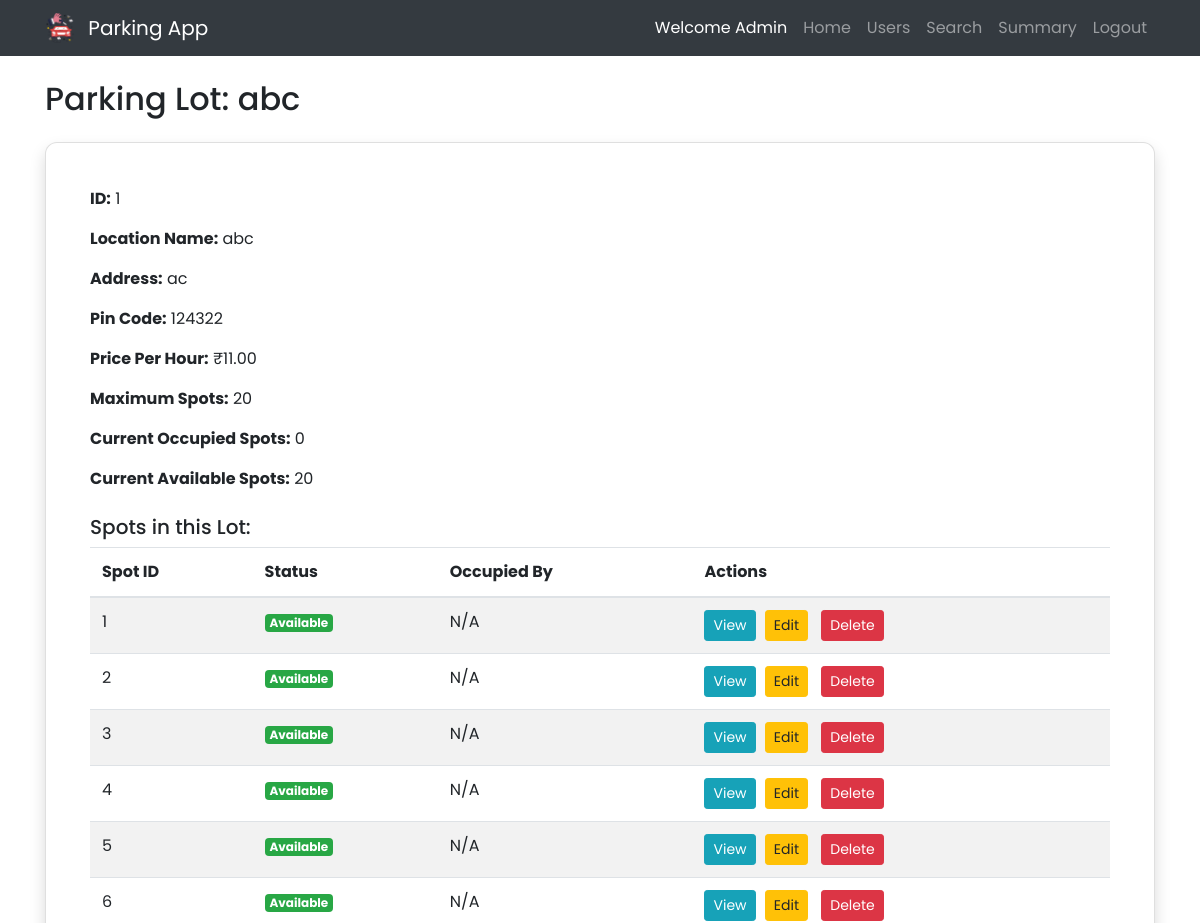
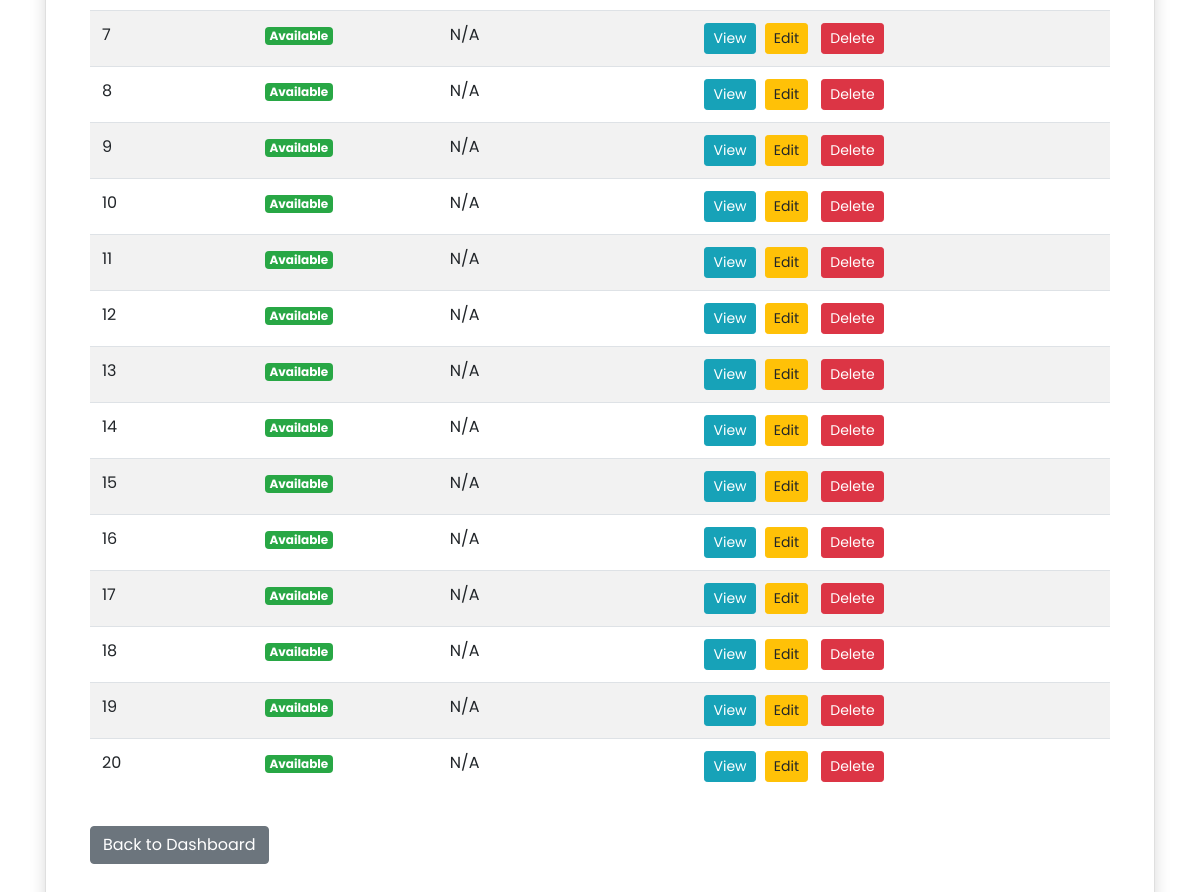
The app's page /admin/view_lot/1 (signed in) with its own data (2 pictures, top to bottom).
### models.py (models this page shows, shortened)
class ParkingLot(db.Model):
    __table_args__ = {'extend_existing': True}
    id = db.Column(db.Integer, primary_key=True)
    prime_location_name = db.Column(db.String(100), nullable=False)
    price = db.Column(db.Float, nullable=False) # Price per hour
    address = db.Column(db.String(200), nullable=False)
    pin_code = db.Column(db.String(10), unique=True, nullable=False) # Unique Pin Code
    maximum_number_of_spots = db.Column(db.Integer, nullable=False)
    spots = db.relationship('ParkingSpot', backref='lot', lazy=True, cascade="all, delete-orphan")
    @property
    def occupied_spots_count(self):
        return ParkingSpot.query.with_parent(self).filter_by(status='O').count()
    @property
    def available_spots_count(self):
        return ParkingSpot.query.with_parent(self).filter_by(status='A').count()

class ParkingSpot(db.Model):
    __table_args__ = {'extend_existing': True}
    id = db.Column(db.Integer, primary_key=True)
    lot_id = db.Column(db.Integer, db.ForeignKey('parking_lot.id'), nullable=False)
    status = db.Column(db.String(1), default='A', nullable=False)
    reservations = db.relationship('Reservation', backref='spot', lazy=True, cascade="all, delete-orphan")

### app.py (the view)
@app.route('/admin/view_lot/<int:lot_id>')
@login_required
def view_lot(lot_id):
    if not current_user.is_admin:
        flash('Unauthorized access', 'danger')
        return redirect(url_for('dashboard'))
    lot = ParkingLot.query.get_or_404(lot_id)
    return render_template('admin/view_lot.html', lot=lot)

### app.py (called while the page is built)
@login_manager.user_loader
def load_user(user_id):
    try:
        return db.session.get(User, int(user_id))
    except Exception as e:
        logging.error(f"Error loading user {user_id}: {e}")
        return None

@app.before_request
def protect_against_csrf():
    try:
        csrf.protect()
    except Exception as e:
        logging.error(f"CSRF protection error: {e}")
        flash('CSRF validation failed. Please try again.', 'danger')
        return redirect(url_for('dashboard'))

### templates/admin/view_lot.html (shortened to what this page needs)
{% extends "base.html" %}
{% block content %}
<h2 class="mb-4">Parking Lot: {{ lot.prime_location_name }}</h2>
<div class="card shadow p-4">
    <div class="card-body">
        <p><strong>ID:</strong> {{ lot.id }}</p>
        <p><strong>Location Name:</strong> {{ lot.prime_location_name }}</p>
        <p><strong>Address:</strong> {{ lot.address }}</p>
        <p><strong>Pin Code:</strong> {{ lot.pin_code }}</p>
        <p><strong>Price Per Hour:</strong> ₹{{ "%.2f"|format(lot.price) }}</p>
        <p><strong>Maximum Spots:</strong> {{ lot.maximum_number_of_spots }}</p>
        <p><strong>Current Occupied Spots:</strong> {{ lot.occupied_spots_count }}</p>
        <p><strong>Current Available Spots:</strong> {{ lot.available_spots_count }}</p>
        <h5 class="mt-4">Spots in this Lot:</h5>
        {% if lot.spots %}
            <div class="table-responsive">
                <table class="table table-hover table-striped">
                    <thead>
                        <tr>
                            <th>Spot ID</th>
                            <th>Status</th>
                            <th>Occupied By</th>
                            <th>Actions</th>
                        </tr>
                    </thead>
                    <tbody>
                        {% for spot in lot.spots %}
                        <tr>
                            <td>{{ spot.id }}</td>
                            <td>
                                <span class="badge badge-{{ 'success' if spot.status == 'A' else 'danger' }}">
                                    {{ 'Available' if spot.status == 'A' else 'Occupied' }}
                                </span>
                            </td>
                            <td>
                                {% set active_reservation = spot.reservations | selectattr('leaving_timestamp', 'none') | first %}
                                {% if active_reservation and active_reservation.user %}
                                    {{ active_reservation.user.email }} (Vehicle: {{ active_reservation.vehicle_no }})
                                {% else %}
                                    N/A
                                {% endif %}
                            </td>
                            <td>
                                <a href="{{ url_for('admin_spot_details', spot_id=spot.id) }}" class="btn btn-info btn-sm">View</a>
                                <a href="{{ url_for('edit_spot', spot_id=spot.id) }}" class="btn btn-warning btn-sm">Edit</a>
                                <form action="{{ url_for('delete_spot', spot_id=spot.id) }}" method="POST" style="display:inline;" class="ml-1">
                                    <button type="submit" class="btn btn-danger btn-sm" data-confirm="Are you sure you want to delete this spot? This will also delete its past reservation history.">Delete</button>
                                </form>
                            </td>
                        </tr>
                        {% endfor %}
                    </tbody>
                </table>
            </div>
        {% else %}
            <p class="text-muted">No spots found for this lot.</p>
        {% endif %}
        <a href="{{ url_for('dashboard') }}" class="btn btn-secondary mt-3">Back to Dashboard</a>
    </div>
</div>
{% endblock %}

### templates/base.html (shortened to what this page needs)
<!DOCTYPE html>
<html lang="en">
<head>
    <link rel="stylesheet" href="https://stackpath.bootstrapcdn.com/bootstrap/4.5.2/css/bootstrap.min.css">
    <link rel="stylesheet" href="{{ url_for('static', filename='css/styles.css') }}">
</head>
<body>
    <nav class="navbar navbar-expand-lg navbar-dark bg-dark">
        <div class="container">
            <a class="navbar-brand" href="{{ url_for('home') }}">
                <img src="{{ url_for('static', filename='images/logo.png') }}" alt="Logo" width="30" height="30" class="d-inline-block align-top rounded-full">
                Parking App
            </a>
            <div class="collapse navbar-collapse" id="navbarNav">
                <ul class="navbar-nav ml-auto">
                    {% if current_user.is_authenticated %}
                        {% if current_user.is_admin %}
                            <li class="nav-item">
                                <span class="nav-link text-white">Welcome Admin</span>
                            </li>
                            <li class="nav-item">
                                <a class="nav-link" href="{{ url_for('dashboard') }}">Home</a>
                            </li>
                            <li class="nav-item">
                                <a class="nav-link" href="{{ url_for('view_users') }}">Users</a>
                            </li>
                            <li class="nav-item">
                                <a class="nav-link" href="{{ url_for('search') }}">Search</a>
                            </li>
                            <li class="nav-item">
                                <a class="nav-link" href="{{ url_for('admin_summary') }}">Summary</a>
                            </li>
                        {% endif %}
                        <li class="nav-item">
                            <a class="nav-link" href="{{ url_for('logout') }}">Logout</a>
                        </li>
                    {% endif %}
                </ul>
            </div>
        </div>
    </nav>
    <div class="container mt-4">
        {% block content %}{% endblock %}
    </div>
</body>
</html>

### static/css/styles.css (style rules this page uses)
body { font-family: 'Poppins', sans-serif; }
.navbar-brand img { margin-right: 8px; }
.card { border-radius: 12px; box-shadow: 0 4px 8px rgba(0,0,0,0.1); transition: transform 0.2s; }
.btn { transition: transform 0.2s; }
.btn-sm { margin-right: 5px; }

### records on screen
ParkingLot: prime_location_name "abc", id "1", address "ac", pin_code "124322", price "11.00", maximum_number_of_spots "20"
ParkingSpot: id "1", status "Available"
ParkingSpot: id "2", status "Available"
ParkingSpot: id "3", status "Available"
ParkingSpot: id "4", status "Available"
ParkingSpot: id "5", status "Available"
ParkingSpot: id "6", status "Available"
ParkingSpot: id "7", status "Available"
ParkingSpot: id "8", status "Available"
ParkingSpot: id "9", status "Available"
ParkingSpot: id "10", status "Available"
ParkingSpot: id "11", status "Available"
ParkingSpot: id "12", status "Available"
ParkingSpot: id "13", status "Available"
ParkingSpot: id "14", status "Available"
ParkingSpot: id "15", status "Available"
ParkingSpot: id "16", status "Available"
ParkingSpot: id "17", status "Available"
ParkingSpot: id "18", status "Available"
ParkingSpot: id "19", status "Available"
ParkingSpot: id "20", status "Available"

### other values on screen
{{ lot.occupied_spots_count }} "0"
{{ lot.available_spots_count }} "20"
